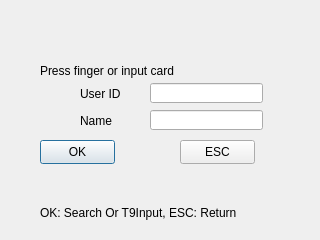
<ui version="4.0" >
 <class>UserSearch</class>
 <widget class="QDialog" name="UserSearch" >
  <property name="geometry" >
   <rect>
    <x>0</x>
    <y>0</y>
    <width>320</width>
    <height>240</height>
   </rect>
  </property>
  <property name="windowTitle" >
   <string>Dialog</string>
  </property>
  <widget class="QLabel" name="lblBackground" >
   <property name="geometry" >
    <rect>
     <x>20</x>
     <y>51</y>
     <width>270</width>
     <height>120</height>
    </rect>
   </property>
   <property name="text" >
    <string/>
   </property>
   <property name="pixmap" >
    <pixmap resource="../sb3000.qrc" >:/images/res/bg-inputbox.png</pixmap>
   </property>
   <property name="scaledContents" >
    <bool>true</bool>
   </property>
  </widget>
  <widget class="QLabel" name="lblIcon" >
   <property name="geometry" >
    <rect>
     <x>30</x>
     <y>84</y>
     <width>40</width>
     <height>40</height>
    </rect>
   </property>
   <property name="text" >
    <string/>
   </property>
   <property name="pixmap" >
    <pixmap resource="../sb3000.qrc" >:/images/res/DATAVIEW.png</pixmap>
   </property>
   <property name="scaledContents" >
    <bool>true</bool>
   </property>
  </widget>
  <widget class="QLabel" name="lblID" >
   <property name="geometry" >
    <rect>
     <x>80</x>
     <y>83</y>
     <width>61</width>
     <height>21</height>
    </rect>
   </property>
   <property name="text" >
    <string>User ID</string>
   </property>
  </widget>
  <widget class="QLineEdit" name="txtID" >
   <property name="geometry" >
    <rect>
     <x>150</x>
     <y>83</y>
     <width>113</width>
     <height>20</height>
    </rect>
   </property>
   <property name="maxLength" >
    <number>9</number>
   </property>
  </widget>
  <widget class="QLabel" name="lblStatus" >
   <property name="geometry" >
    <rect>
     <x>40</x>
     <y>60</y>
     <width>221</width>
     <height>21</height>
    </rect>
   </property>
   <property name="text" >
    <string>Press finger or input card</string>
   </property>
   <property name="alignment" >
    <set>Qt::AlignLeading|Qt::AlignLeft|Qt::AlignVCenter</set>
   </property>
  </widget>
  <widget class="QPushButton" name="btnOK" >
   <property name="geometry" >
    <rect>
     <x>40</x>
     <y>140</y>
     <width>75</width>
     <height>24</height>
    </rect>
   </property>
   <property name="text" >
    <string>OK</string>
   </property>
  </widget>
  <widget class="QPushButton" name="btnESC" >
   <property name="geometry" >
    <rect>
     <x>180</x>
     <y>140</y>
     <width>75</width>
     <height>24</height>
    </rect>
   </property>
   <property name="text" >
    <string>ESC</string>
   </property>
  </widget>
  <widget class="QLabel" name="lblName" >
   <property name="geometry" >
    <rect>
     <x>80</x>
     <y>110</y>
     <width>61</width>
     <height>21</height>
    </rect>
   </property>
   <property name="text" >
    <string>Name</string>
   </property>
  </widget>
  <widget class="QLineEdit" name="txtName" >
   <property name="geometry" >
    <rect>
     <x>150</x>
     <y>110</y>
     <width>113</width>
     <height>20</height>
    </rect>
   </property>
   <property name="maxLength" >
    <number>8</number>
   </property>
  </widget>
  <widget class="QLabel" name="lblStatusbar" >
   <property name="geometry" >
    <rect>
     <x>0</x>
     <y>200</y>
     <width>320</width>
     <height>40</height>
    </rect>
   </property>
   <property name="text" >
    <string/>
   </property>
  </widget>
  <widget class="QLabel" name="label" >
   <property name="geometry" >
    <rect>
     <x>0</x>
     <y>200</y>
     <width>320</width>
     <height>40</height>
    </rect>
   </property>
   <property name="text" >
    <string/>
   </property>
   <property name="pixmap" >
    <pixmap resource="../sb3000.qrc" >:/images/res/bottom.png</pixmap>
   </property>
   <property name="scaledContents" >
    <bool>true</bool>
   </property>
  </widget>
  <widget class="QLabel" name="lblStatusText" >
   <property name="geometry" >
    <rect>
     <x>40</x>
     <y>200</y>
     <width>270</width>
     <height>25</height>
    </rect>
   </property>
   <property name="text" >
    <string>OK: Search Or T9Input, ESC: Return </string>
   </property>
  </widget>
  <widget class="QLabel" name="lblStatusIcon" >
   <property name="geometry" >
    <rect>
     <x>20</x>
     <y>205</y>
     <width>16</width>
     <height>16</height>
    </rect>
   </property>
   <property name="text" >
    <string/>
   </property>
   <property name="pixmap" >
    <pixmap resource="../sb3000.qrc" >:/images/res/icon-help.png</pixmap>
   </property>
  </widget>
 </widget>
 <tabstops>
  <tabstop>txtID</tabstop>
  <tabstop>txtName</tabstop>
  <tabstop>btnOK</tabstop>
  <tabstop>btnESC</tabstop>
 </tabstops>
 <resources>
  <include location="../sb3000.qrc" />
 </resources>
 <connections/>
</ui>
